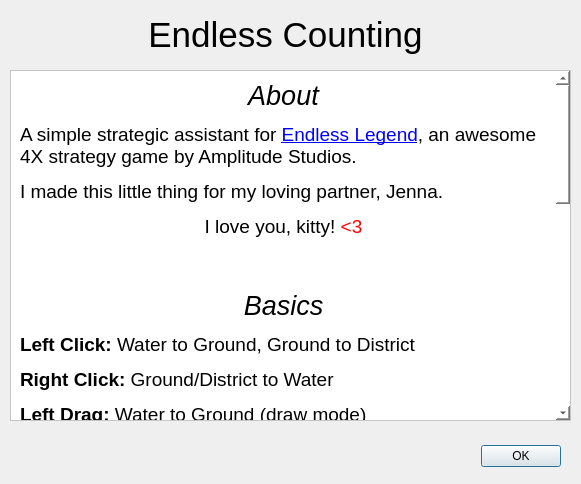
<?xml version="1.0" encoding="UTF-8"?>
<ui version="4.0">
 <class>AboutDialog</class>
 <widget class="QDialog" name="AboutDialog">
  <property name="geometry">
   <rect>
    <x>0</x>
    <y>0</y>
    <width>581</width>
    <height>484</height>
   </rect>
  </property>
  <property name="windowTitle">
   <string>Dialog</string>
  </property>
  <widget class="QDialogButtonBox" name="buttonBox">
   <property name="geometry">
    <rect>
     <x>220</x>
     <y>440</y>
     <width>341</width>
     <height>32</height>
    </rect>
   </property>
   <property name="orientation">
    <enum>Qt::Horizontal</enum>
   </property>
   <property name="standardButtons">
    <set>QDialogButtonBox::Ok</set>
   </property>
  </widget>
  <widget class="QLabel" name="label">
   <property name="geometry">
    <rect>
     <x>10</x>
     <y>0</y>
     <width>551</width>
     <height>71</height>
    </rect>
   </property>
   <property name="font">
    <font>
     <pointsize>9</pointsize>
    </font>
   </property>
   <property name="text">
    <string>&lt;html&gt;&lt;head/&gt;&lt;body&gt;&lt;p align=&quot;center&quot;&gt;&lt;span style=&quot; font-size:26pt;&quot;&gt;Endless Counting&lt;/span&gt;&lt;/p&gt;&lt;/body&gt;&lt;/html&gt;</string>
   </property>
   <property name="wordWrap">
    <bool>true</bool>
   </property>
  </widget>
  <widget class="QScrollArea" name="scrollArea">
   <property name="geometry">
    <rect>
     <x>10</x>
     <y>70</y>
     <width>561</width>
     <height>351</height>
    </rect>
   </property>
   <property name="styleSheet">
    <string notr="true">background:white</string>
   </property>
   <property name="horizontalScrollBarPolicy">
    <enum>Qt::ScrollBarAlwaysOff</enum>
   </property>
   <property name="sizeAdjustPolicy">
    <enum>QAbstractScrollArea::AdjustToContents</enum>
   </property>
   <property name="widgetResizable">
    <bool>true</bool>
   </property>
   <widget class="QWidget" name="scrollAreaWidgetContents">
    <property name="geometry">
     <rect>
      <x>0</x>
      <y>0</y>
      <width>545</width>
      <height>924</height>
     </rect>
    </property>
    <layout class="QHBoxLayout" name="horizontalLayout">
     <item>
      <widget class="QLabel" name="label_2">
       <property name="text">
        <string>&lt;html&gt;&lt;head/&gt;&lt;body&gt;&lt;p align=&quot;center&quot;&gt;&lt;span style=&quot; font-size:20pt; font-style:italic;&quot;&gt;About&lt;/span&gt;&lt;/p&gt;&lt;p&gt;&lt;span style=&quot; font-size:14pt;&quot;&gt;A simple strategic assistant for &lt;/span&gt;&lt;a href=&quot;http://store.steampowered.com/app/289130/&quot;&gt;&lt;span style=&quot; font-size:14pt; text-decoration: underline; color:#0000ff;&quot;&gt;Endless Legend&lt;/span&gt;&lt;/a&gt;&lt;span style=&quot; font-size:14pt;&quot;&gt;, an awesome 4X strategy game by Amplitude Studios.&lt;/span&gt;&lt;/p&gt;&lt;p&gt;&lt;span style=&quot; font-size:14pt;&quot;&gt;I made this little thing for my loving partner, Jenna.&lt;/span&gt;&lt;/p&gt;&lt;p align=&quot;center&quot;&gt;&lt;span style=&quot; font-size:14pt;&quot;&gt;I love you, kitty! &lt;/span&gt;&lt;span style=&quot; font-size:14pt; color:#ff0000;&quot;&gt;&amp;lt;3&lt;/span&gt;&lt;/p&gt;&lt;p align=&quot;center&quot;&gt;&lt;br/&gt;&lt;/p&gt;&lt;p align=&quot;center&quot;&gt;&lt;span style=&quot; font-size:20pt; font-style:italic;&quot;&gt;Basics&lt;/span&gt;&lt;/p&gt;&lt;p&gt;&lt;span style=&quot; font-size:14pt; font-weight:600;&quot;&gt;Left Click:&lt;/span&gt;&lt;span style=&quot; font-size:14pt;&quot;&gt; Water to Ground, Ground to District&lt;/span&gt;&lt;/p&gt;&lt;p&gt;&lt;span style=&quot; font-size:14pt; font-weight:600;&quot;&gt;Right Click:&lt;/span&gt;&lt;span style=&quot; font-size:14pt;&quot;&gt; Ground/District to Water&lt;/span&gt;&lt;/p&gt;&lt;p&gt;&lt;span style=&quot; font-size:14pt; font-weight:600;&quot;&gt;Left Drag:&lt;/span&gt;&lt;span style=&quot; font-size:14pt;&quot;&gt; Water to Ground (draw mode)&lt;/span&gt;&lt;/p&gt;&lt;p&gt;&lt;span style=&quot; font-size:14pt; font-weight:600;&quot;&gt;Right Drag:&lt;/span&gt;&lt;span style=&quot; font-size:14pt;&quot;&gt; Ground/DIstrict to Water (draw mode)&lt;/span&gt;&lt;/p&gt;&lt;p&gt;&lt;span style=&quot; font-size:14pt; font-weight:600;&quot;&gt;Shift + Arrows: &lt;/span&gt;&lt;span style=&quot; font-size:14pt;&quot;&gt;Adjust map size, max 30x30.&lt;/span&gt;&lt;/p&gt;&lt;p&gt;&lt;br/&gt;&lt;/p&gt;&lt;p align=&quot;center&quot;&gt;&lt;span style=&quot; font-size:20pt; font-style:italic;&quot;&gt;Tiles&lt;/span&gt;&lt;/p&gt;&lt;p&gt;&lt;span style=&quot; font-size:14pt;&quot;&gt;There are three types of tiles: &lt;/span&gt;&lt;span style=&quot; font-size:14pt; font-weight:600;&quot;&gt;district, ground &lt;/span&gt;&lt;span style=&quot; font-size:14pt;&quot;&gt;and &lt;/span&gt;&lt;span style=&quot; font-size:14pt; font-weight:600;&quot;&gt;water&lt;/span&gt;&lt;span style=&quot; font-size:14pt;&quot;&gt; tiles. &lt;/span&gt;&lt;span style=&quot; font-size:14pt; font-weight:600;&quot;&gt;District&lt;/span&gt;&lt;span style=&quot; font-size:14pt;&quot;&gt; tiles are represent the components of your city. They have a level which grows when the number of adjacent hexes with the same or higher level meets or exceeds 4, with a maximum level of 3. &lt;/span&gt;&lt;span style=&quot; font-size:14pt; font-weight:600;&quot;&gt;Ground&lt;/span&gt;&lt;span style=&quot; font-size:14pt;&quot;&gt; tiles are non-district tiles that contribute to coverage if they are adjacent to a district tile. &lt;/span&gt;&lt;span style=&quot; font-size:14pt; font-weight:600;&quot;&gt;Water&lt;/span&gt;&lt;span style=&quot; font-size:14pt;&quot;&gt; tiles are empty and do not contribute to coverage, these can be used to model water or other uninhabitable obstructions in the game.&lt;/span&gt;&lt;/p&gt;&lt;p&gt;&lt;br/&gt;&lt;/p&gt;&lt;p align=&quot;center&quot;&gt;&lt;span style=&quot; font-size:20pt; font-style:italic;&quot;&gt;Coverage and District Total&lt;/span&gt;&lt;/p&gt;&lt;p&gt;&lt;span style=&quot; font-size:14pt; font-weight:600;&quot;&gt;Coverage &lt;/span&gt;&lt;span style=&quot; font-size:14pt;&quot;&gt;is defined as the total number of tiles which are either districts or are adjacent to districts and are not water tiles. The &lt;/span&gt;&lt;span style=&quot; font-size:14pt; font-weight:600;&quot;&gt;district total &lt;/span&gt;&lt;span style=&quot; font-size:14pt;&quot;&gt;is the sum of all district tile levels. These two totals are updated in the status bar at the bottom right whenever changes are made to the map.&lt;/span&gt;&lt;/p&gt;&lt;/body&gt;&lt;/html&gt;</string>
       </property>
       <property name="wordWrap">
        <bool>true</bool>
       </property>
      </widget>
     </item>
    </layout>
   </widget>
  </widget>
 </widget>
 <resources/>
 <connections>
  <connection>
   <sender>buttonBox</sender>
   <signal>accepted()</signal>
   <receiver>AboutDialog</receiver>
   <slot>accept()</slot>
   <hints>
    <hint type="sourcelabel">
     <x>248</x>
     <y>254</y>
    </hint>
    <hint type="destinationlabel">
     <x>157</x>
     <y>274</y>
    </hint>
   </hints>
  </connection>
 </connections>
</ui>
